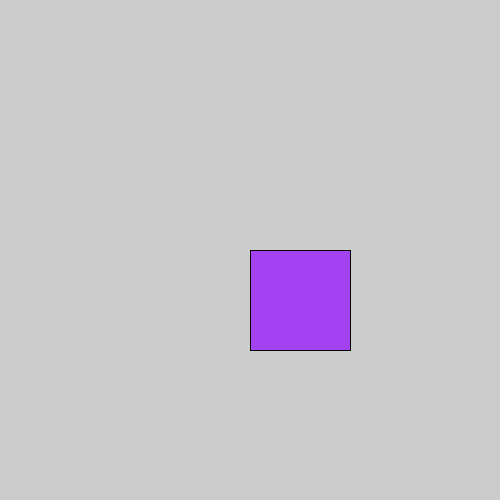
Frame 1 (no input)
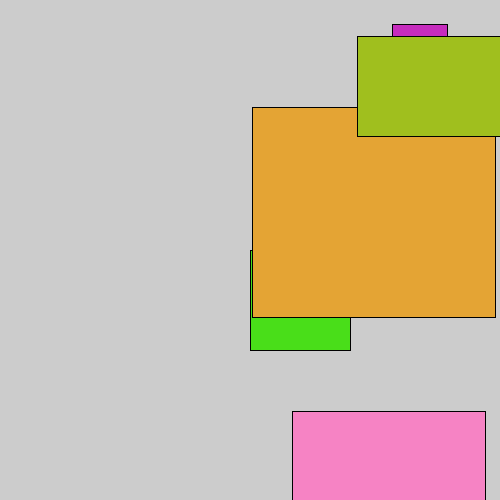
Frame 60 (the mouse pressed at the canvas centre just before this capture)
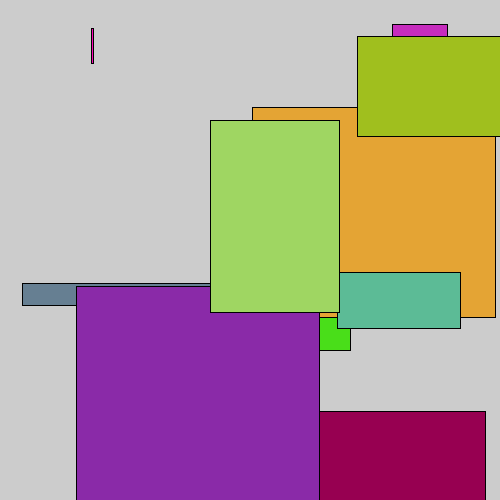
Frame 120 (the mouse held since frame 60 and released just before this capture)

The Processing sketch that drew these frames (run headless with seeded random() and noise(); from frame 60 on, the mouse is pressed at the canvas centre):

// Processing sketch: colorSquares
// ── colorSquares.pde
int timer = 1000;
int currentTime = 0;
int savedTime = 0;
int locX = 250;
int locY = 250;
int sizeX = 100;
int sizeY = 100;
void setup()
{
  size(500,500);
  frameRate(5);
}

void draw()
{
  currentTime = millis();
  fill(random(255),random(255),random(255));
  shapeMode(CENTER);
 rect(locX,locY,sizeX,sizeY);
 
 if(currentTime - savedTime > timer)
 {
   doStuff();
    savedTime = currentTime; 
 }
}

void doStuff()
{
 int stuff = int(random(5));
 if(stuff > 2)
 {
  locX = int(random(500));
  locY = int(random(500));
  sizeX = int(random(300));
  sizeY = int(random(300));
 }
}
